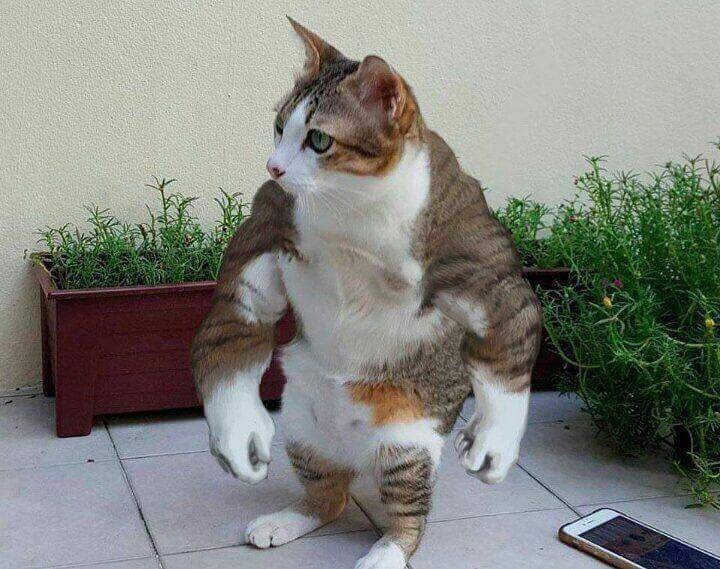
#> input picture cat.jpg, 720 x 569 px
$ jupyter execute --allow-errors 'Todo 1.ipynb'   (shell and % lines are left out)   (text cells are left out)
#> lines starting #> are read from the running program, lines starting #| are printed output that depends on the picture; pictures that were not available may be replaced by others from this repository, and a replacement may not be noted
[cell 1]
import numpy as np
from matplotlib.image import imread
import matplotlib.pyplot as plt

[cell 2]
x=np.random.normal(size=4)
y=np.random.normal(size=4)

[cell 3]
print(x)

[cell 4]
print(y)

#> (a cell that did not finish here is left out)

#> (a cell that did not finish here is left out)

[cell 7]
catImage = imread('cat.jpg')
#> catImage is the input picture: shape (569, 720, 3); mean R, G, B 130.4, 132, 125.6
imgplot = plt.imshow(catImage)

[cell 8]
dogImage = imread('dog.jpg')
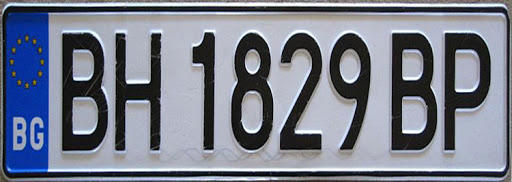
#> input picture plate.jpg, 512 x 182 px, given in place of dog.jpg, which was not available
#> dogImage is the input picture: shape (182, 512, 3); mean R, G, B 119.9, 125.3, 139.9
plt.imshow(dogImage)

[cell 9]
reshapedCat=catImage.reshape(-1)

[cell 10]
reshapedDog=dogImage.reshape(-1)

#> (a cell that did not finish here is left out)

[cell 12]
from random import shuffle
x = [[i] for i in range(10)]
shuffle(x)

[cell 13]
print(x)

[cell 14]
arr = np.arange(9).reshape((3, 3))
np.random.permutation(arr)
print(arr)

[cell 15]
from random import seed
from random import random
seed(1)
print(random(), random(), random())
seed(1)
print(random(), random(), random())

[cell 16]
import matplotlib.pyplot as plt
from scipy import ndimage
from sklearn import cluster
dogImage = imread('dog.jpg')
plt.imshow(dogImage)

[cell 17]
dogImage.shape
#> Out = (182, 512, 3)

[cell 18]
x, y, z = dogImage.shape
#> x = 182; y = 512; z = 3
image_2d = dogImage.reshape(x*y, z)
image_2d.shape
#> Out = (93184, 3)

[cell 19]
n=7
kmeans_cluster = cluster.KMeans(n_clusters=n)
kmeans_cluster.fit(image_2d)
cluster_centers = kmeans_cluster.cluster_centers_
cluster_labels = kmeans_cluster.labels_

[cell 20]
plt.imshow((cluster_centers[cluster_labels].reshape(x, y, z) * 255).astype(np.uint8))
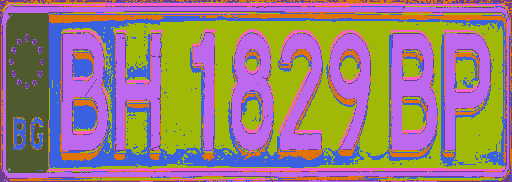
#> shown: shape (182, 512, 3); mean R, G, B 154.3, 126.6, 123.1

[cell 21]
cluster_centers[cluster_labels].reshape(x, y, z).shape
#> Out = (182, 512, 3)

[cell 22]
clusters=np.ones((n,n,3))
clusters

[cell 23]
for i in range(n):
    for j in range(n):
        clusters[i][i]=list(cluster_centers[i])
    print(clusters[i])
    print(cluster_centers[i])
    plt.imshow((clusters[i][cluster_labels].reshape(x, y, z) * 255).astype(np.uint8))
    plt.show()
#> this loop made 7 passes
#> pass 1, `plt.show()`:
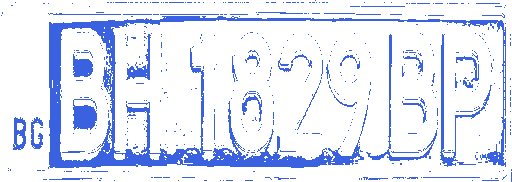
#> shown: shape (182, 512, 3); mean R, G, B 223.7, 230.1, 250.1
#> pass 2, `plt.show()`:
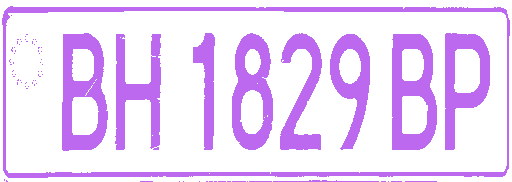
#> shown: shape (182, 512, 3); mean R, G, B 237.1, 214.3, 250.7

[cell 24]
color = ('b','g','r')
#> (the rest of this cell did not finish here and is left out)

#> (a cell that did not finish here is left out)

[cell 26]
from PIL import Image
import numpy as np

image = Image.open('cat.jpg').convert("RGB")

img = np.array(image)

import matplotlib.pyplot as plt
plt.imshow(image)

channel1=img[:,:,0]
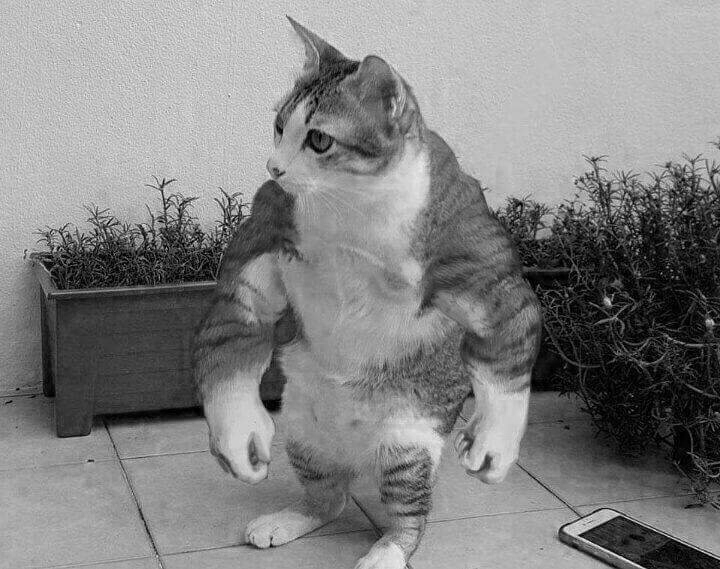
#> channel1: shape (569, 720); min 0, max 254, mean 130.4
channel2=img[:,:,1]
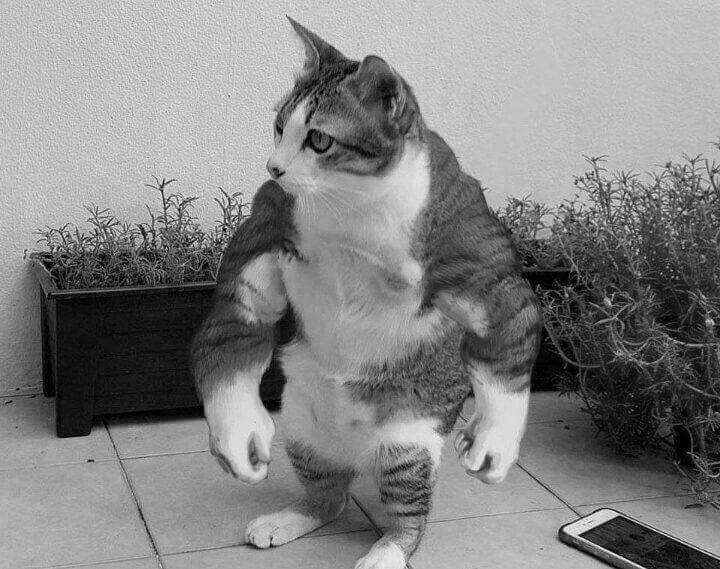
#> channel2: shape (569, 720); min 0, max 255, mean 132
channel3=img[:,:,2]
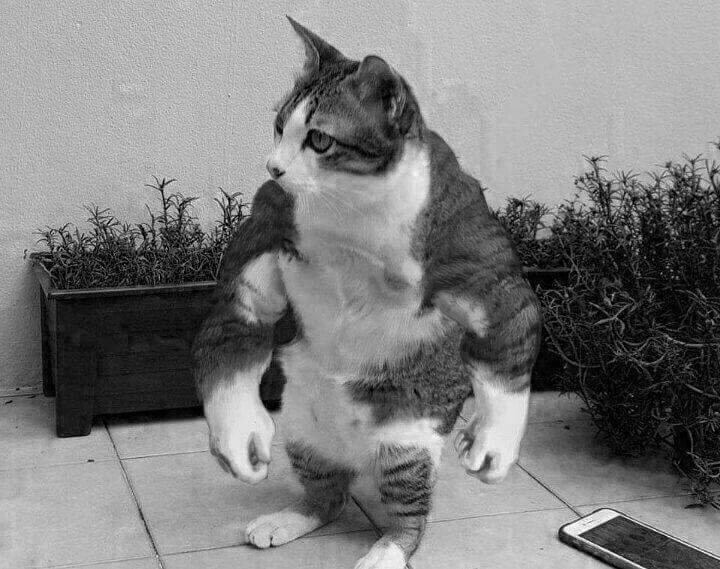
#> channel3: shape (569, 720); min 0, max 255, mean 125.6

plt.figure()
plt.imshow(channel3)

gris=(channel1+channel2+channel3)/3
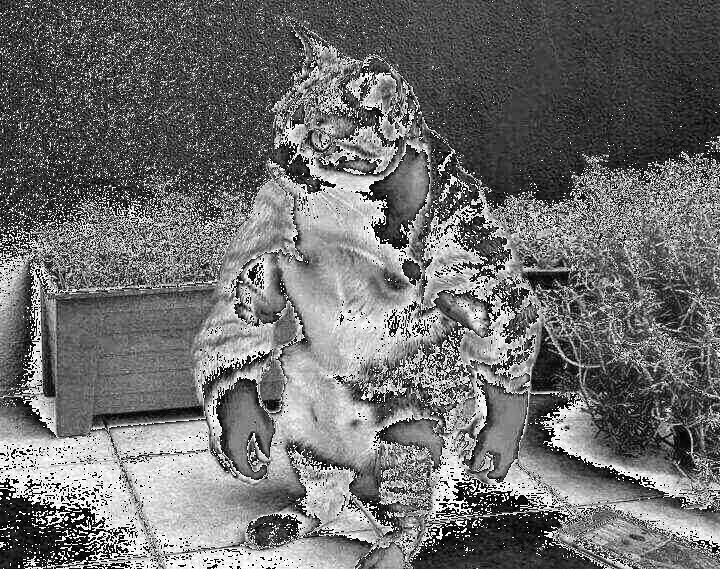
#> gris: shape (569, 720) float64; min 0, max 85, mean 36.8; drawn with min black and max white
plt.figure()
plt.imshow(gris)

hist,bins = np.histogram(gris,256,[0,256])
#> hist = 256 values, max 8564 at index 19, min 0 at index 86, mean 1600.3; bins = 257 values from 0 to 256

plt.figure()

plt.figure()
plt.plot(hist)
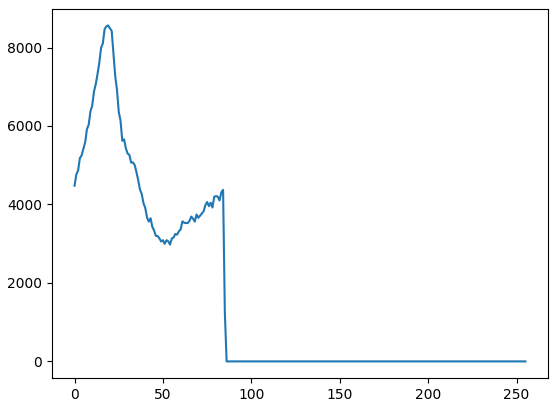
#> figure drawn by matplotlib, 1 panel; curve peaks at x = 19, y = 8564
